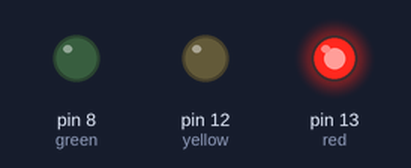
Recording of a sketch running on a simulated Arduino Uno, built with avr-gcc and run on an emulated ATmega328P. Shown: output pins drawn as LEDs (lit = HIGH).

Above: at 0.5 s.
At 1.5 s:
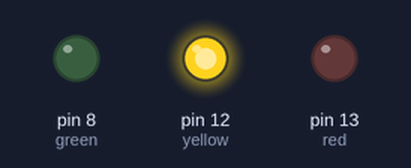
At 5.5 s:
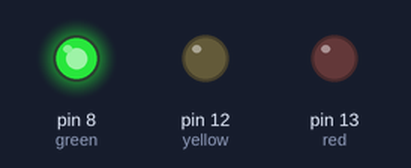
Timing chart, 0 to 6.9 s (numbered marks = the images above):
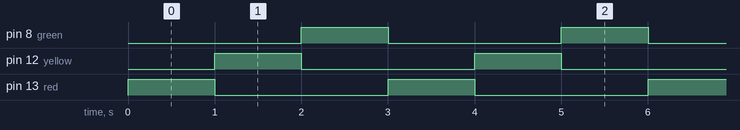

Measured:
- by itself, pin 8 (green), pin 12 (yellow), pin 13 (red): alternates HIGH for 1.0 s and LOW for 2.0 s
- by itself, everything shown: repeats every 3.0 s, in 3 steps

The sketch:

autotraffic.ino
```cpp
void setup() {
  pinMode(13, OUTPUT);  //red
  pinMode(12, OUTPUT);  //yellow
  pinMode(8, OUTPUT);   //green


}

void loop() {
   // turn on red, turn off yellow, green
  digitalWrite(13, HIGH);
  digitalWrite(12, LOW);
  digitalWrite(8, LOW);
  delay(1000);

  // turn on yellow, turn off red, green
  digitalWrite(13, LOW);
  digitalWrite(12, HIGH);
  digitalWrite(8, LOW);
  delay(1000);

  // turn on green, turn off red, yellow
  digitalWrite(13, LOW);
  digitalWrite(12, LOW);
  digitalWrite(8, HIGH);
  delay(1000);
}
```
